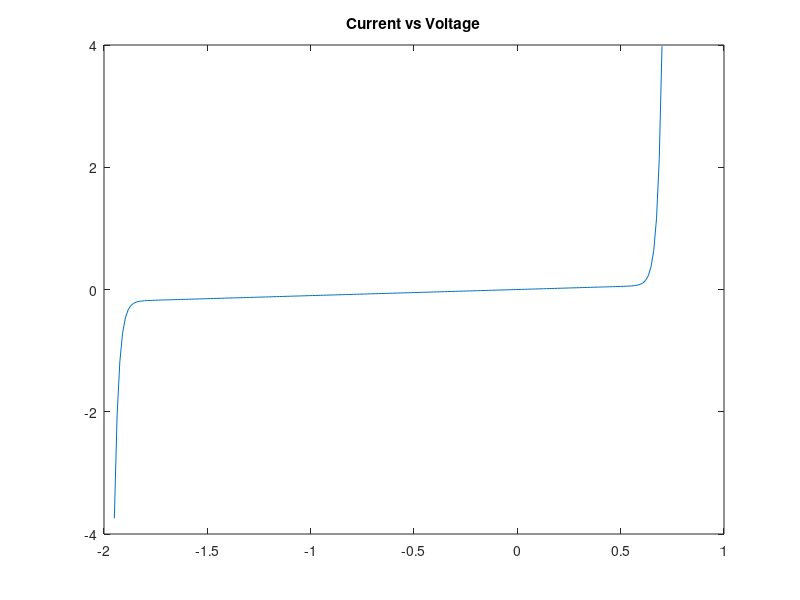
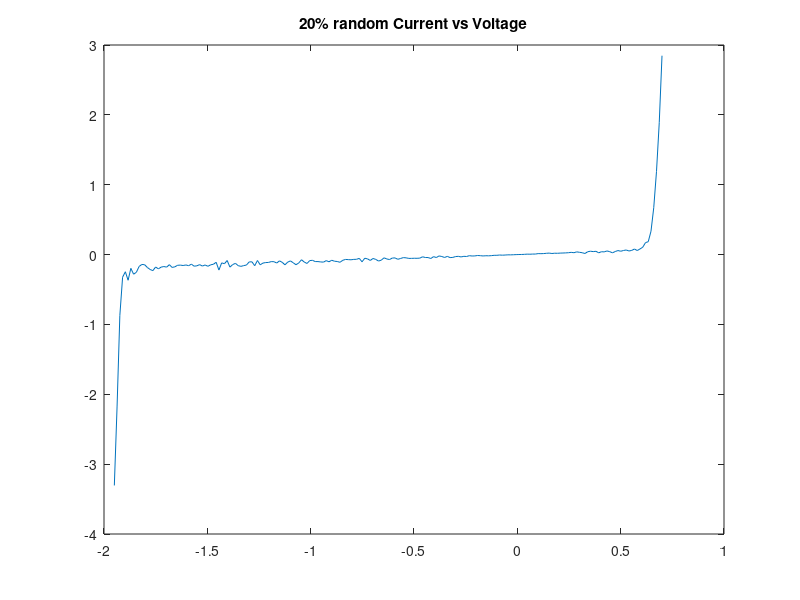
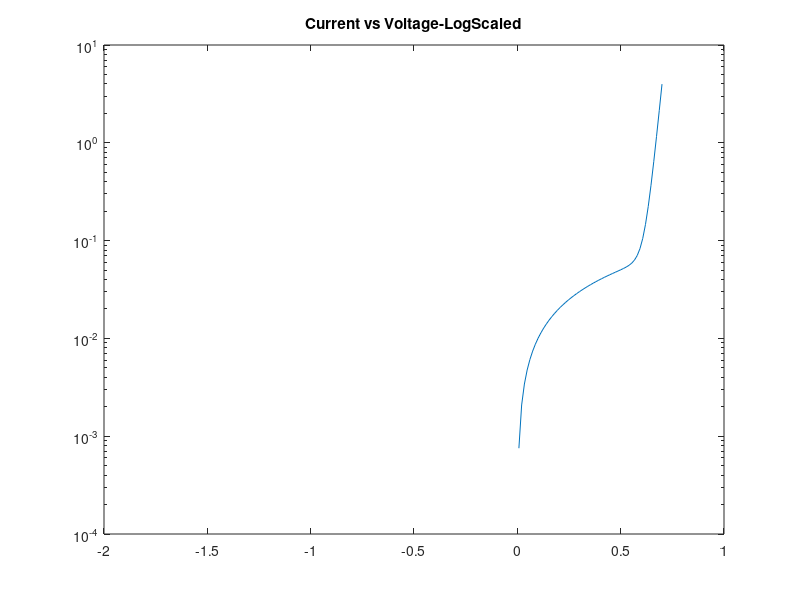
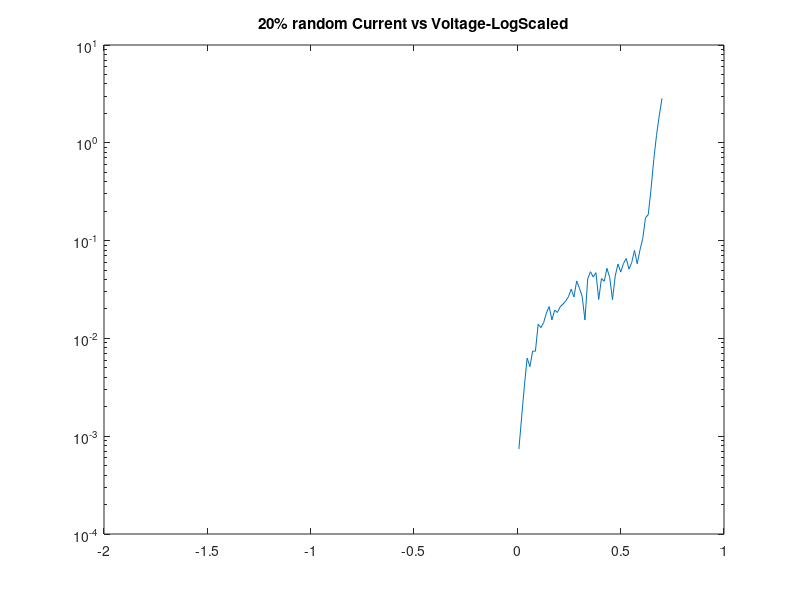

Write MATLAB code to recreate these figures, in order. (Note: this script raises an error after producing the figures.)
%Peter Al-Ahmar
%100961570

Is = 0.01e-12;
Ib = 0.1e-12;
vb = 1.3;
gp = 0.1;

%creating the V vector
V = linspace(-1.95, 0.7, 200);

%Creating 2 I Vectors
I = zeros(1, 200);
I2 = zeros(1, 200);

I = (Is.*(exp(V.*1.2/0.025)-1)) +(gp.* V)- (Ib.*(exp((-1.2/0.025).*(V + vb))));
I2 = I +((randn(1, 200))) .* 0.2.*I; %20 percent random variation

figure(1);
plot(V,I);
title('Current vs Voltage');

figure(2);
plot(V,I2);
title('20% random Current vs Voltage');

figure(3);
semilogy(V, I);
title('Current vs Voltage-LogScaled');
figure(4);
semilogy(V, I2);
title('20% random Current vs Voltage-LogScaled');

%2 
Poly4 = polyfit(I,V,4); %4th order for current 
Poly8 = polyfit(I,V,8);%8th order for current 
Poly420 = polyfit(I2,V,4);%4th order for current with 20% random variation
Poly820 = polyfit(I2,V,8);%8th order for current with 20% random variation

%3 
fo = fittype('A.*(exp(1.2*x/25e-3)-1) + B.*x - C*(exp(1.2*(-(x+D))/25e-3))');
ff = fit(V',I',fo);
If = ff(V);
figure(5);
plot(V, If);
hold on;

%I think im doing this correct-----

%3A
fo = fittype('A.*(exp(1.2*x/25e-3)-1) + gp.*x - C*(exp(1.2*(-(x+vb))/25e-3))');
ff = fit(V',I',fo);
If = ff(V);
plot(V, If);
hold on;

%3B
D = vb;
fo = fittype('A.*(exp(1.2*x/25e-3)-1) + B.*x - C*(exp(1.2*(-(x+vb))/25e-3))');

ff = fit(V',I',fo);
If = ff(V);
plot(V, If);
hold on;

%3C
fo = fittype('A.*(exp(1.2*x/25e-3)-1) + B.*x - C*(exp(1.2*(-(x+vb))/25e-3)-1)');
ff = fit(V',I',fo);
If = ff(V);
plot(V, If);
hold on;

%4 
inputs = V.';
targets = I.';
hiddenLayerSize = 10;
net = fitnet(hiddenLayerSize);
net.divideParam.trainRatio = 70/100;
net.divideParam.valRatio = 15/100;
net.divideParam.testRatio = 15/100;
[net,tr] = train(net,inputs,targets);
outputs = net(inputs);
errors = gsubtract(outputs,targets);
performance = perform(net,targets,outputs);
view(net);
Inn = outputs;

%5 
figure(6);
plot(V, Inn);